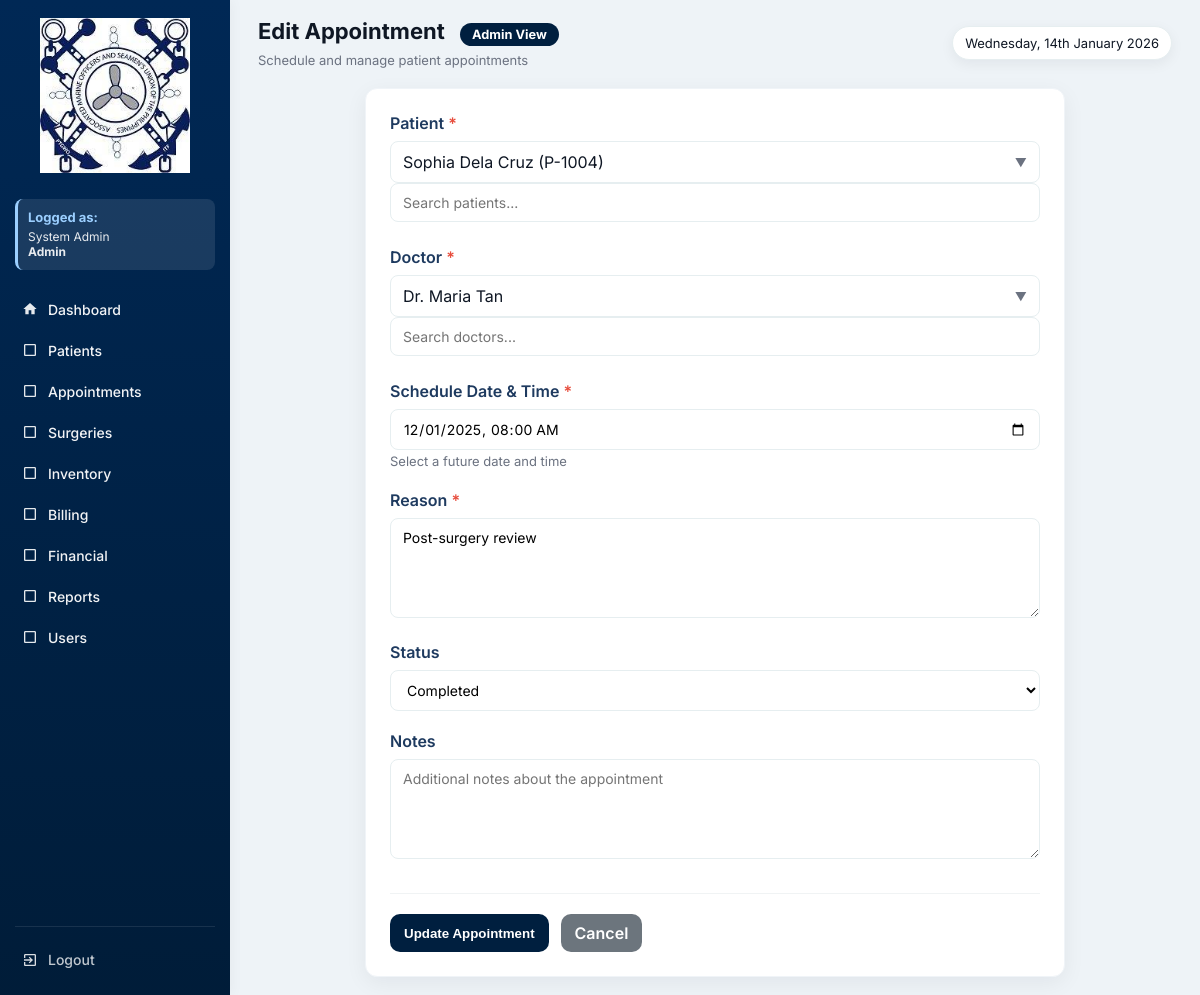
/appointment_form.php?id=4 (signed in), run on an earlier commit of the app's database.
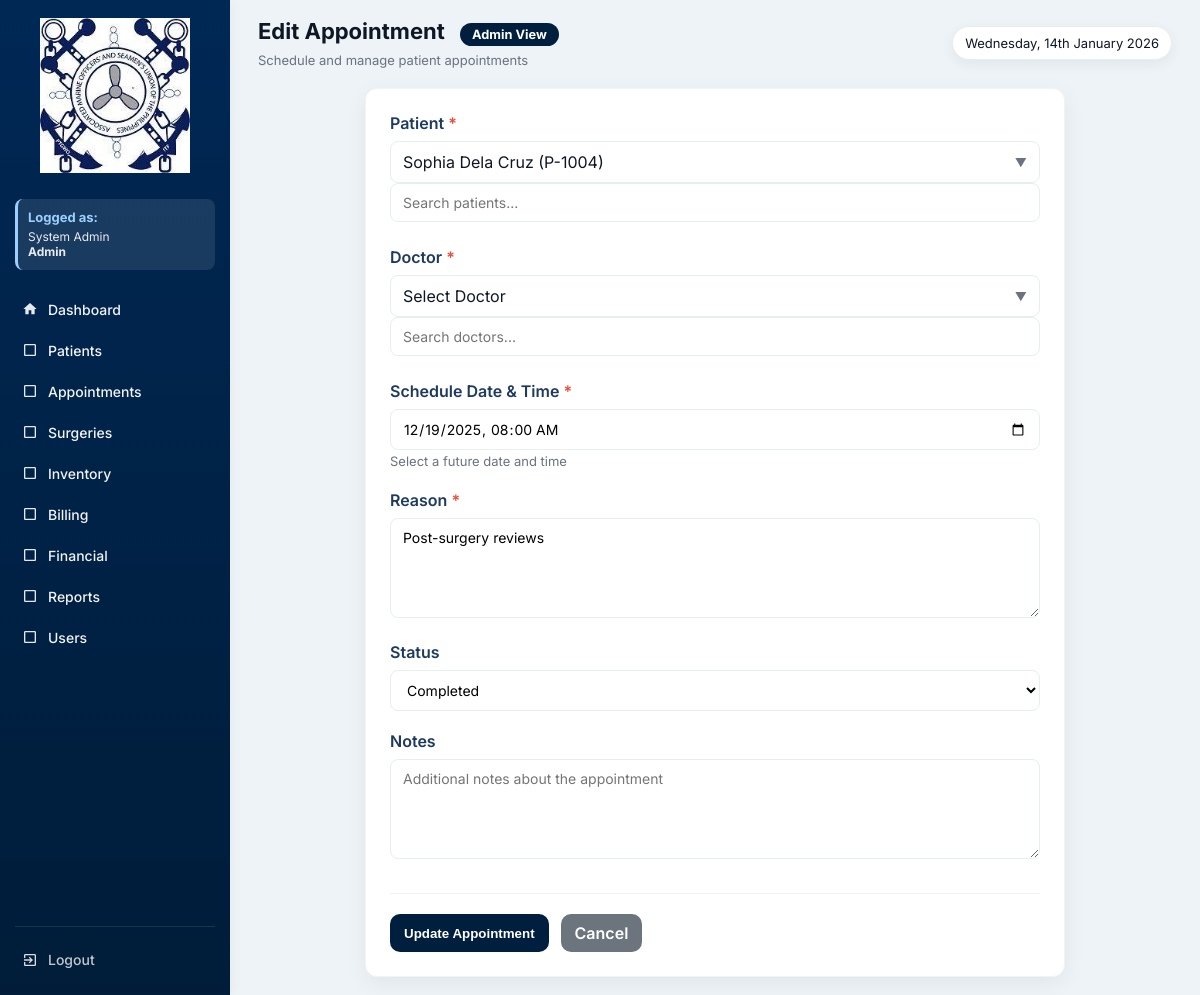
And on a later commit of the database.
### tables this page shows
CREATE TABLE `users` (
  `id` int(11) NOT NULL,
  `full_name` varchar(150) DEFAULT NULL,
  `username` varchar(100) DEFAULT NULL,
  `password` varchar(255) DEFAULT NULL,
  `role` enum('Admin','Doctor','Nurse','Staff','Inventory','Billing','SocialWorker') NOT NULL,
  `created_at` timestamp NOT NULL DEFAULT current_timestamp(),
  `is_active` tinyint(1) DEFAULT 1,
  `deactivated_at` datetime DEFAULT NULL
);

CREATE TABLE `appointments` (
  `id` int(11) NOT NULL,
  `patient_id` int(11) DEFAULT NULL,
  `doctor_id` int(11) DEFAULT NULL,
  `schedule_datetime` datetime DEFAULT NULL,
  `status` enum('Pending','Approved','Completed','Cancelled') DEFAULT 'Pending',
  `reason` text DEFAULT NULL,
  `is_archived` tinyint(1) DEFAULT 0,
  `archived_at` datetime DEFAULT NULL,
  `archived_by` int(11) DEFAULT NULL,
  `notes` text DEFAULT NULL,
  `created_at` timestamp NOT NULL DEFAULT current_timestamp()
);

### functions.php (called while the page is built, shortened)
<?php
function fetchAll($conn, $sql, $types = null, $params = [])
{
    $stmt = $conn->prepare($sql);
    $stmt->execute();
    $res = $stmt->get_result();
    $rows = $res->fetch_all(MYSQLI_ASSOC);
    return $rows;
}
function fetchOne($conn, $sql, $types = null, $params = [])
{
    $stmt = $conn->prepare($sql);
    if ($types) {
        $stmt->bind_param($types, ...$params);
    }
    $stmt->execute();
    $res = $stmt->get_result();
    $row = $res->fetch_assoc();
    return $row;
}
function h($s){
    return htmlspecialchars($s, ENT_QUOTES);
}
?>

### appointment_form.php (the view, shortened to what the changed rows need)
<?php
require 'config.php';
require 'functions.php';
$id = $patient_id = $doctor_id = $schedule_datetime = $reason = $notes = $status = "";
$edit = false;
$doctors = fetchAll($conn, "SELECT id, full_name FROM users WHERE role = 'Doctor' AND is_active = 1 ORDER BY full_name", null, []);
$current_role = $_SESSION['role'] ?? 'Guest';
if (isset($_GET['id'])) {
    $id = (int)$_GET['id'];
    $appointment = fetchOne($conn, "SELECT * FROM appointments WHERE id = ?", "i", [$id]);
    if ($appointment) {
        $edit = true;
        $doctor_id = $appointment['doctor_id'] ?? '';
        $schedule_datetime = $appointment['schedule_datetime'] ?? '';
        $reason = $appointment['reason'] ?? '';
        $status = $appointment['status'] ?? 'Pending';
    }
}
?>
<!DOCTYPE html>
<html lang="en">
<head>
</head>
<body>
  <div class="app">
    <div class="main" id="mainContent">
      <div class="topbar">
        <div class="top-left">
          <h1><?php echo $edit ? "Edit Appointment" : "Add Appointment"; ?>
            <span class="role-badge role-<?php echo strtolower($current_role); ?>">
              <?php echo htmlspecialchars($current_role); ?> View
            </span>
          </h1>
        </div>
      </div>
      <div class="form-container">
        <form method="POST" onsubmit="return validateForm()">
          <div class="form-group">
            <div class="searchable-select">
                <?php
                $selected_doctor_text = '';
                foreach($doctors as $doctor):
                  $selected = $doctor_id == $doctor['id'];
                  if ($selected) {
                    $selected_doctor_text = h($doctor['full_name']);
                  }
                ?>
                <?php endforeach; ?>
              <div class="selected-display" onclick="toggleDropdown('doctor')" id="doctor-display">
                <?php echo $selected_doctor_text ?: 'Select Doctor'; ?>
              </div>
              <input type="text" class="search-input" placeholder="Search doctors..." onkeyup="filterOptions('doctor')" id="doctor-search">
            </div>
          </div>
          <div class="form-group">
            <label class="form-label required">Schedule Date & Time</label>
            <input type="datetime-local" name="schedule_datetime" class="form-control"
                   value="<?php echo $schedule_datetime ? date('Y-m-d\TH:i', strtotime($schedule_datetime)) : ''; ?>"
                   min="<?php echo date('Y-m-d\TH:i'); ?>" required>
            <small class="muted">Select a future date and time</small>
          </div>
          <div class="form-group">
            <label class="form-label required">Reason</label>
            <textarea name="reason" class="form-textarea" rows="3" placeholder="Enter reason for appointment" required><?php echo h($reason); ?></textarea>
          </div>
          <div class="form-group">
            <label class="form-label">Status</label>
            <select name="status" class="form-select">
              <option value="Completed" <?php echo $status == 'Completed' ? 'selected' : ''; ?>>Completed</option>
            </select>
          </div>
        </form>
      </div>
    </div>
  </div>
</body>
</html>

What changed in the data, as far as the page shows it:
no longer on this page (row unchanged): users: full_name "Dr. Maria Tan"
changed appointments "Completed": schedule_datetime "12/01/2025 08:00" → "12/19/2025 08:00"; reason "Post-surgery review" → "Post-surgery reviews"
Also different on the page:
$selected_doctor_text ?: 'Select Doctor': (not shown) → "Select Doctor"
